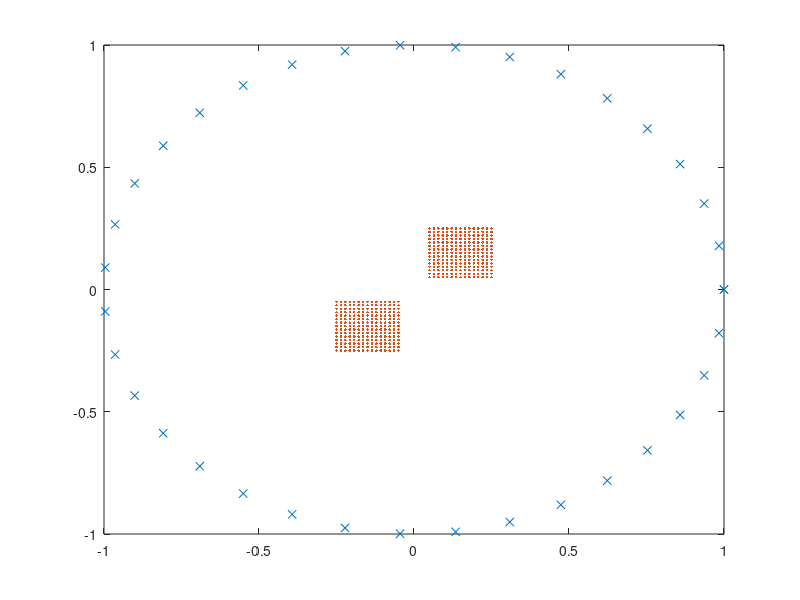

The MATLAB source for this figure:

M=15;
N=M;
nu0=4*pi*10^(-7);
e0=8.854*10^(-12);
lamda=2;
ac=0.3;
k=(2*pi)/lamda; 
ang=linspace(0,2*pi,36);
R=1;
X=R*cos(ang);
Y=R*sin(ang);
Limit=0.25;

xsquare0=linspace(0.05,Limit,M);
ysquare0=linspace(0.05,Limit,M);
xxsquare0=repmat(xsquare0,[1,M]);
yysquare0=repmat(ysquare0,[M,1]);
yysquare0=yysquare0(:)';

xsquare1=linspace(-0.05,-Limit,M);
ysquare1=linspace(-0.05,-Limit,M);
xxsquare1=repmat(xsquare1,[1,M]);
yysquare1=repmat(ysquare1,[M,1]);
yysquare1=yysquare1(:)';

plot(X,Y,'x');
hold on

xn=[xxsquare0 xxsquare1];
yn=[yysquare0 yysquare1];
plot(xn,yn,'.');

Epsilon0=14;
Epsilon1=4;
Epsilon=zeros(1,length(xn));
Epsilon(1,1:length(xxsquare0)+1)=Epsilon0;
Epsilon(1,length(xxsquare0)+1:end)=Epsilon1;
k0=2*pi*sqrt(Epsilon0)/lamda; 
k1=2*pi*sqrt(Epsilon1)/lamda; 
a=lamda/20;

